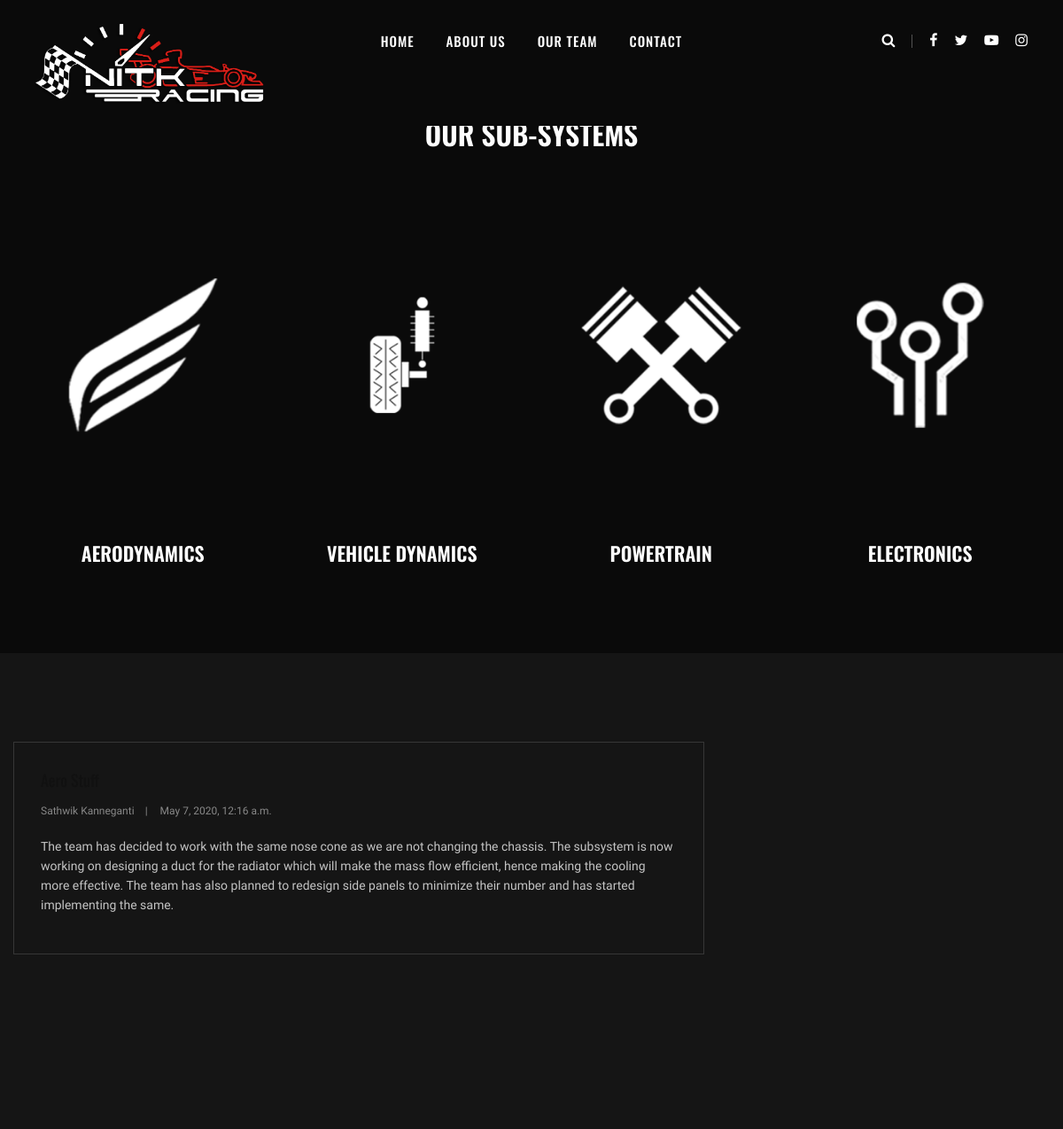
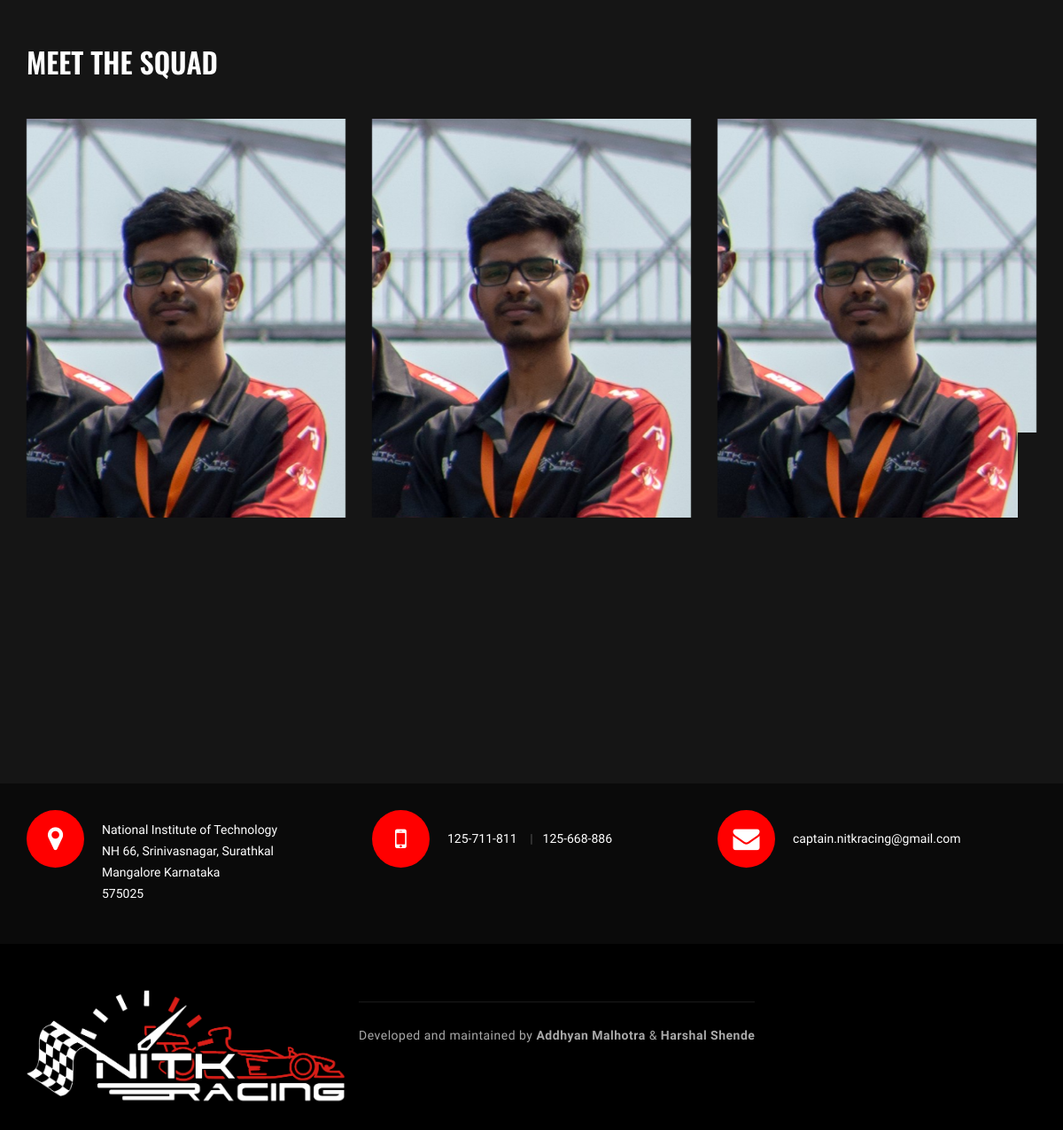
The app's page /aerodynamics/ with its own data (2 pictures, top to bottom).
### mysite/models.py (models this page shows, shortened)
class Blog(models.Model):
    title = models.CharField(max_length=200, unique=True)
    slug = models.SlugField(max_length=200, unique=True)
    blog_filter= models.IntegerField(default=0)
    author = models.ForeignKey(Member, on_delete= models.CASCADE,related_name='blog_posts')
    updated_on = models.DateTimeField(auto_now= True)
    content = models.TextField()
    created_on = models.DateTimeField(auto_now_add=True)
    class Meta:
        ordering = ['-created_on']

class Member(models.Model):
    roll_number = models.CharField(max_length=8, primary_key=True)
    sig = models.IntegerField(default=0)
    member_name = models.CharField(max_length=50)
    post = models.CharField(max_length=300)
    insta = models.URLField(default="")
    linkdin = models.URLField(default="")
    member_img = models.ImageField(upload_to='images/members')
    sig_head = models.BooleanField(default=False)
    def __str__(self):
        return self.member_name

### mysite/views.py (the view)
# urls.py: path('aerodynamics/', views.aerodynamics, name='aerodynamics'),
def aerodynamics(request):
    full_member_list = Member.objects.all()
    blog_list = Blog.objects.all()
    banners_list = Banner.objects.all()
    document_list = Document.objects.all()
    context = {'full_member_list': full_member_list,
               'banners_list': banners_list,
               'blog_list': blog_list,
               'document_list': document_list
               }
    return render(request, 'aerodynamics.html', context=context)

### mysite/templates/aerodynamics.html (shortened to what this page needs)
<!DOCTYPE html>
<html lang="zxx">
<head>
    {% load static %}
    <link rel="stylesheet" href="{% static 'css/bootstrap.min.css' %}" type="text/css">
    <link rel="stylesheet" href="{%  static 'css/font-awesome.min.css' %}" type="text/css">
    <link rel="stylesheet" href="{% static 'css/flaticon.css' %}" type="text/css">
    <link rel="stylesheet" href="{% static 'css/owl.carousel.min.css' %}" type="text/css">
    <link rel="stylesheet" href="{% static 'css/barfiller.css' %}" type="text/css">
    <link rel="stylesheet" href="{% static 'css/magnific-popup.css' %}" type="text/css">
    <link rel="stylesheet" href="{% static 'css/slicknav.min.css' %}" type="text/css">
    <link rel="stylesheet" href="{% static 'css/style.css' %}" type="text/css">
</head>
<body>
    <header class="header-section">
        <div class="container-fluid">
            <div class="row">
                <div class="col-lg-3">
                    <div class="logo">
                        <a href="../">
                            <img src="{%static 'img/logo.png' %}" alt="">
                        </a>
                    </div>
                </div>
                <div class="col-lg-6">
                    <nav class="nav-menu">
                        <ul>
                            <li class="../index"><a href="">Home</a></li>
                            <li><a href="../about">About Us</a></li>
                            <li><a href="../team">Our Team</a></li>
                            <li><a href="../contact">Contact</a></li>
                        </ul>
                    </nav>
                </div>
                <div class="col-lg-3">
                    <div class="top-option">
                        <div class="to-search search-switch">
                            <i class="fa fa-search"></i>
                        </div>
                        <div class="to-social">
            <a href="https://www.facebook.com/nitkracing"><i class="fa fa-facebook"></i></a>
            <a href="https://twitter.com/nitkracing"><i class="fa fa-twitter"></i></a>
            <a href="https://www.youtube.com/channel/UCboCcz11TdW0tMa_5n-eiyA"><i class="fa fa-youtube-play"></i></a>
            <a href="https://www.instagram.com/nitkracing/"><i class="fa fa-instagram"></i></a>
                        </div>
                    </div>
                </div>
            </div>
        </div>
    </header>
    <section class="choseus-section spad">
        <div class="container">
            <div class="row">
                <div class="col-lg-12">
                    <div class="section-title">
                        <span>A DEEPER LOOK</span>
                        <h2>OUR SUB-SYSTEMS</h2>
                    </div>
                </div>
            </div>
                       <div class="row">
                <div class="col-lg-3 col-sm-6">
                    <div class="cs-item">
                        <a href="../aerodynamics"> <img src="{%static 'img/AD_w.png' %}" alt=""> </a>
                        <h4>AERODYNAMICS</h4>
                    </div>
                </div>
                <div class="col-lg-3 col-sm-6">
                    <div class="cs-item">
                        <a href="../vehicledynamics"><img src="{%static 'img/VD_w.png' %}" alt=""></a>
                        <h4>VEHICLE DYNAMICS</h4>
                    </div>
                </div>
                <div class="col-lg-3 col-sm-6">
                    <div class="cs-item"><a href="../powertrain">
                        <img src="{%static 'img/PT_w.png' %}" alt=""></a>
                        <h4>POWERTRAIN</h4>
                    </div>
                </div>
                <div class="col-lg-3 col-sm-6">
                    <div class="cs-item"><a href="../electronics">
                       <img src="{%static 'img/EL_w.png' %}" alt=""></a>
                        <h4>ELECTRONICS</h4>
                    </div>
                </div>
            </div>
        </div>
    </section>
 <section class="blog-section spad">
        <div class="container">
            <div class="row">
                <div class="col-lg-8 p-0">
                    <div class="blog-item">
                      {% for blog in blog_list %}
                          {% if blog.blog_filter == 1 %}
                        <div class="bi-text">
                            <h5>{{ blog.title }}</h5>
                            <ul>
                                <li>{{ blog.author }}</li>
                                <li>{{ blog.updated_on }}</li>
                            </ul>
                            <p>{{ blog.content }}</p>
                        </div>
                          {% endif %}
                       {% endfor %}
                    </div>
                </div>
            </div>
        </div>
    </section>
    <section class="team-section spad">
        <div class="container">
            <div class="row">
                <div class="col-lg-12">
                    <div class="team-title">
                        <div class="section-title">
                            <h2>MEET THE SQUAD</h2>
                        </div>
                    </div>
                </div>
            </div>
            <div class="row">
<div class="ts-slider owl-carousel">
                    {% for member in full_member_list %}
                        {% if member.sig == 1 %}
                        <div class="col-lg-4">
                        <div class="ts-item set-bg" data-setbg="{{ member.member_img.url }}">
                        </div>
                    </div>
                        {% endif %}
                    {% endfor %}
                </div>
                </div>
            </div>
    </section>
 <section class="blog-section spad">
    </section>
    <div class="gettouch-section">
        <div class="container">
            <div class="row">
                <div class="col-md-4">
                    <div class="gt-text">
                        <i class="fa fa-map-marker"></i>
                        <p>National Institute of Technology<br> NH 66, Srinivasnagar, Surathkal<br> Mangalore
                          Karnataka <br>
                            575025</p>
                    </div>
                </div>
                <div class="col-md-4">
                    <div class="gt-text">
                        <i class="fa fa-mobile"></i>
                        <ul>
                            <li>125-711-811</li>
                            <li>125-668-886</li>
                        </ul>
                    </div>
                </div>
                <div class="col-md-4">
                    <div class="gt-text email">
                        <i class="fa fa-envelope"></i>
                        <p>captain.nitkracing@gmail.com</p>
                    </div>
                </div>
            </div>
        </div>
    </div>
    <section class="footer-section">
        <div class="container">
            <div class="row">
                <div class="col-lg-4">
                    <div class="fs-about">
                        <div class="fa-logo">
                            <a href="#"><img src="{%static 'img/logo.png'  %}" alt=""></a>
                        </div>
                    </div>
                </div>
            <div class="row">
                <div class="col-lg-12 text-center">
                    <div class="copyright-text">
                        <p>Developed and maintained by <strong>Addhyan Malhotra</strong> & <strong>Harshal Shende</strong></p>
                    </div>
                </div>
            </div>
        </div>
    </section>
</body>
</html>

### mysite/static/css/barfiller.css (style rules this page uses)
body { font-family: Arial; }

### records on screen
Blog: author "Sathwik Kanneganti", updated_on "May 7, 2020, 12:16 a.m.", content "The team has decided to work with the same nose cone as we are not changing the chassis. The subsystem is now working on designing a duct for the radiator which will make the mass flow efficient, hence making the cooling more effective. The team has also planned to redesign side panels to minimize their number and has started implementing the same."
Member: sig 1 (drawn)
